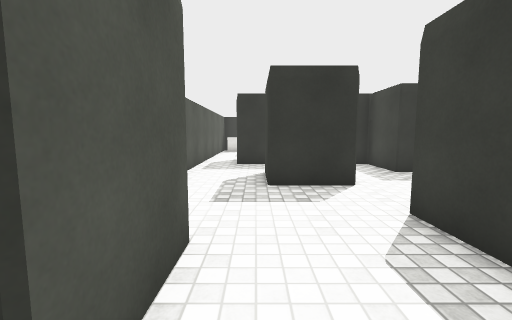
view 1 (above)

19 first-person views from a walk through a Unity game level. The camera is 1.3 m above the floor, tilts 6° down and sees 90° across. The floor is counted in squares, 1 m on a side. Each view is taken from the middle of a square. On the plan, view 1 faces up. The plan holds only what a view shows up to about 13 squares ahead; the rest is blank. The place goes on beyond the plan. The player character is not drawn. Surface patterns are stand-ins for the level's own textures.

view 2
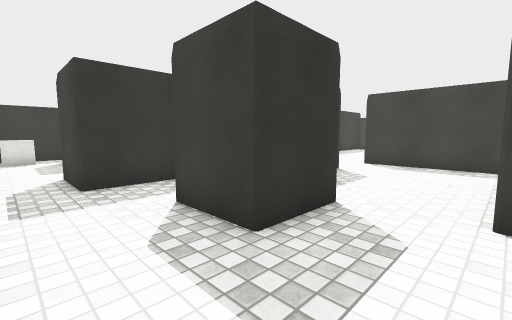

view 3
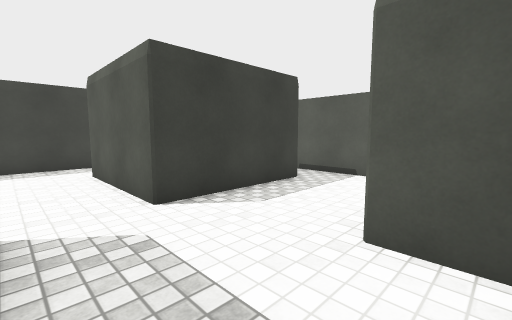

view 4
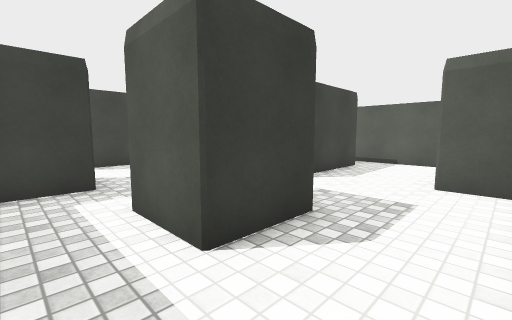

view 5
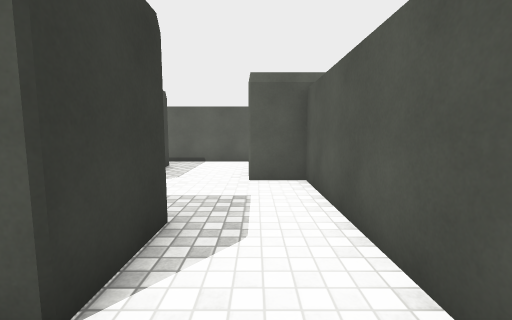

view 6
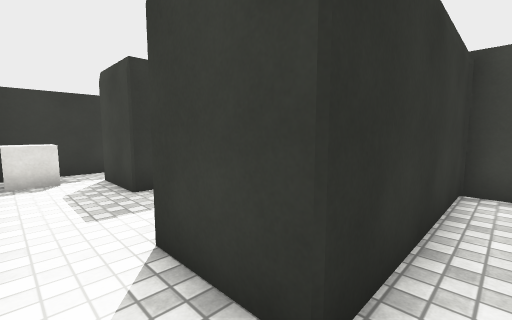

view 7
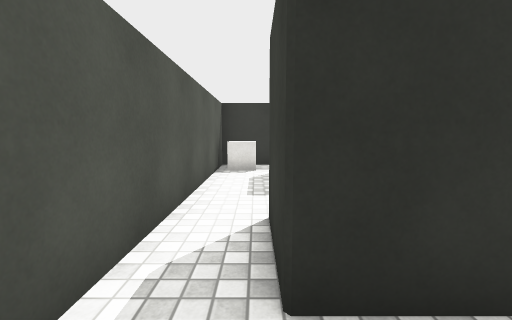

view 8
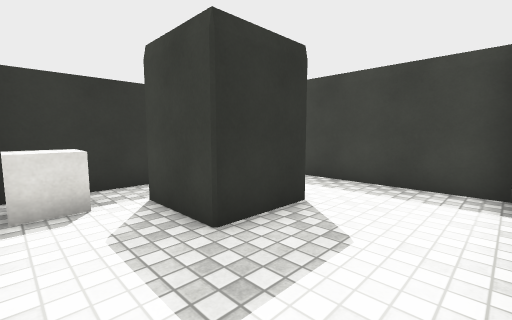

view 9
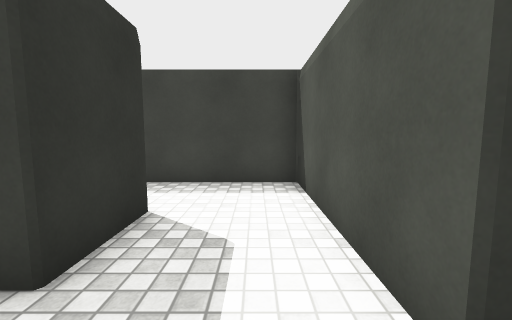

view 10
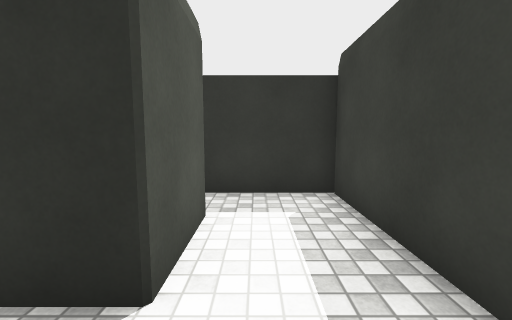

view 11
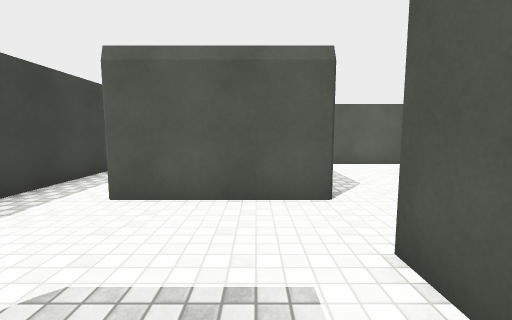

view 12
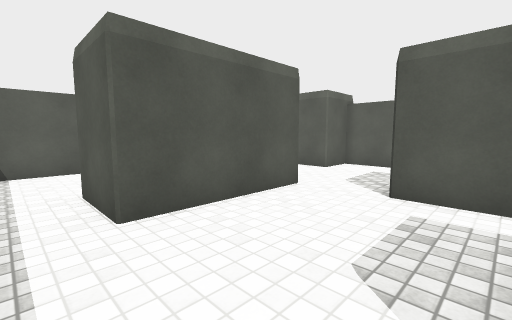

view 13
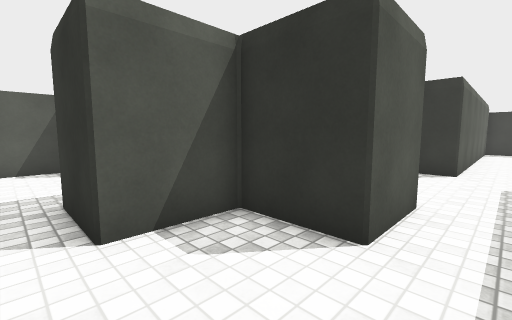

view 14
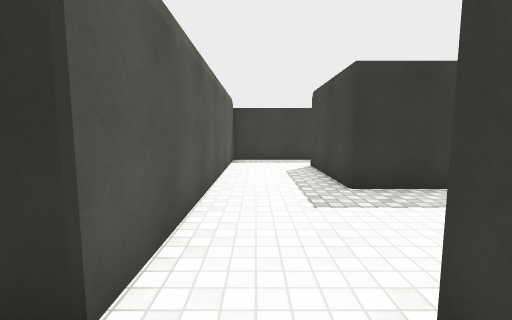

view 15
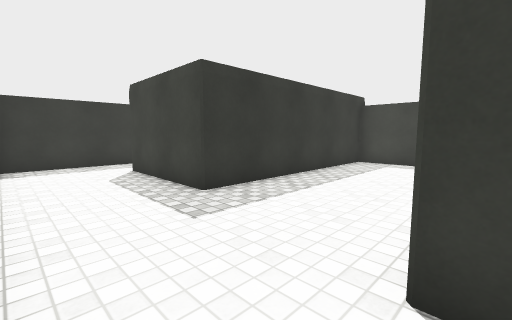

view 16
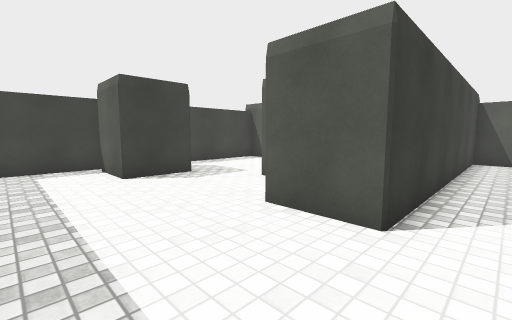

view 17
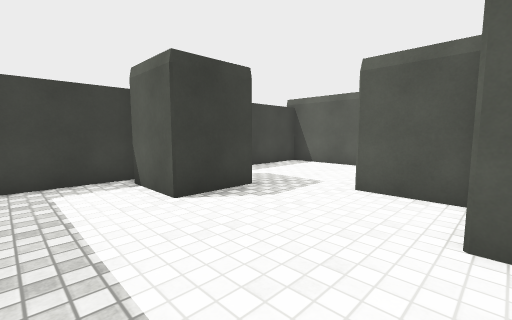

view 18
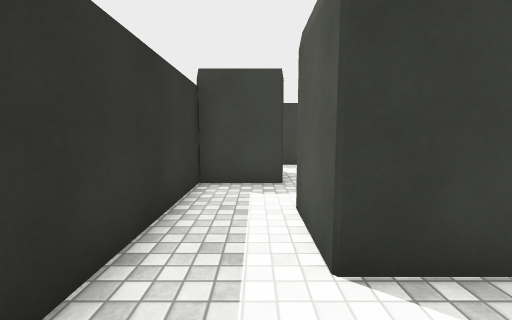

view 19
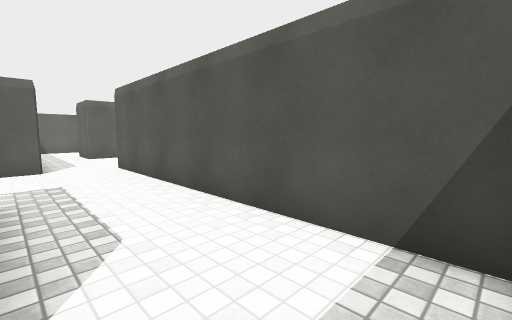

### Floor plan
Ten units are one square. View 1 is at (0, 0); x grows to the right and y downward. Boxes are objects, and circles mark ways between rooms. Rooms are numbered by the first view taken in them; rooms with no view inside come last. Other rooms are left out.
<svg viewBox="-30 -200 220 223">
<path fill="none" stroke="#000" d="M25 -81 25 -63 3 -63 3 -85 25 -85M47 3 25 3 25 -41 69 -41M69 -85 47 -85 47 -107 -8 -107 -8 -129M-24 -4 -24 11M91 -46 91 -85M-21 18 36 18M-24 -135 -24 -30 -8 -30 -8 -8M-8 -129 47 -129 47 -195 -25 -195M22 -180 22 -158 0 -158 0 -180M-24 -172 -24 -135M61 18 91 18 91 -46M69 -41 69 -19 47 -19 47 3M91 -85 112 -85M114 -63 135 -63M146 -172 146 -195 69 -195 69 -85M157 -74 157 -96 179 -96M185 -92 185 -129 102 -129 102 -173 124 -173"/>
<rect x="-25" y="-195" width="20" height="20" fill="#bbb"><title>cube</title></rect>
<circle cx="-20" cy="-140" r="3" fill="#2a7"/>
<circle cx="50" cy="10" r="3" fill="#2a7"/>
<circle cx="80" cy="-50" r="3" fill="#2a7"/>
<circle cx="80" cy="-80" r="3" fill="#2a7"/>
<text x="20" y="-50">1</text>
<text x="10" y="-150">2</text>
<text x="70" y="-10">3</text>
<text x="120" y="-120">4</text>
</svg>
Room 1 opens to room 2. Room 1 opens to room 3. Room 1 opens to room 4.

Where each view was taken, in squares from view 1:
view 1: 0 up, 0 right, facing up
view 2: 4 up, 2 left, facing up-right
view 3: 6 up, 2 left, facing down-right
view 4: 10 up, 2 left, facing down-right
view 5: 10 up, 1 left, facing down
view 6: 10 up, 2 left, facing up-right
view 7: 9 up, 1 left, facing up
view 8: 13 up, 2 left, facing up-right
view 9: 14 up, 2 left, facing right
view 10: 14 up, 3 right, facing up
view 11: 9 up, 4 right, facing down
view 12: 8 up, 8 right, facing down-left
view 13: 1 down, 8 right, facing up-left
view 14: 7 up, 8 right, facing up
view 15: 8 up, 7 right, facing up-right
view 16: 12 up, 8 right, facing down-right
view 17: 12 up, 11 right, facing down-right
view 18: 18 up, 8 right, facing right
view 19: 19 up, 10 right, facing down-left
